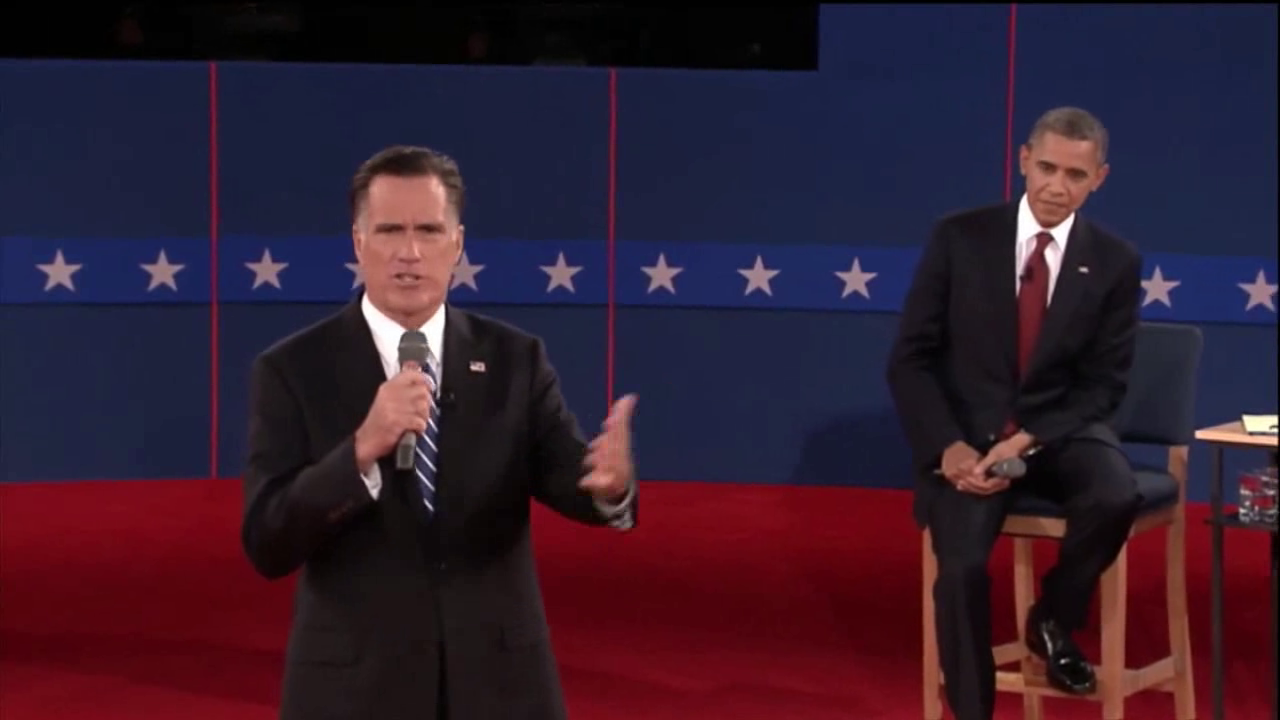
#> input picture frame 31 of p6_particle_filter/input/pres_debate.avi, 1280 x 720 px
$ python main_face_detection.py
#> lines starting #> are read from the running program, lines starting #| are printed output that depends on the picture; after the words box and inside, x2 and y2 are one past the last pixel; in counts of white or black regions, pixels touching at a corner belong together
### p6_particle_filter/ps6_functions.py
#!/usr/bin/env python3
# -*- coding: utf-8 -*-
"""
Created on Wed Oct 10 10:30:10 2018

@author: jinzhao
"""
import cv2
import numpy as np

# [8 lines left out: function img_show, not called in this run]

def get_frame(video_path, idx_frame):
#> called with video_path = 'input/pres_debate.avi', idx_frame = 0
    cap = cv2.VideoCapture(video_path)

    n_frame = int(cap.get(cv2.CAP_PROP_FRAME_COUNT))
    if idx_frame >= n_frame:
        raise ValueError('Invalid frame index!')

    count = 0
    while(True):
        ret, frame = cap.read()
#> frame is the input picture: shape (720, 1280, 3); mean B, G, R 46.7, 29.3, 51.1
        if count == idx_frame:
            return frame
        count += 1

def load_file(file_name):
#> called with file_name = 'input/pres_debate.txt'
    file = open(file_name, 'r')
#> (reads p6_particle_filter/input/pres_debate.txt from the repository)
    pos = np.float64(file.readline().strip().split())
    size = np.float64(file.readline().strip().split())
    file.close()
    pos = pos.astype('int64')
    size = size.astype('int64')
    x_min, y_min = pos
    size_x, size_y = size
    return x_min, y_min, size_x, size_y

# [34 lines left out: functions draw_bounding_box, visualize_frame_naive, visualize_frame, not called in this run]


# ------ ------ ------ ------ ------ ------ ------ ------ ------ ------ ------ ------ ------ ------ ------
class Particle:
    def __init__(self, state, weight):
        self.state = state
        self.weight = weight
    def normalize_weight(self, sum_weight):
        self.weight /= sum_weight

class ParticleTracker:
    # [152 lines left out: functions __init__, init_particles, update, particle_resample, particle_control, compute_importance_weight and 6 more, not called in this run]

class ParticleTracker_MSL:
    # [137 lines left out: functions __init__, init_particles, update, particle_resample, particle_control, compute_importance_weight and 5 more, not called in this run]


### p6_particle_filter/main_face_detection.py
#!/usr/bin/env python3
# -*- coding: utf-8 -*-
"""
Created on Tue Oct 16 10:28:35 2018

@author: jinzhao
"""

import numpy as np
import cv2
from ps6_functions import *

face_cascade = cv2.CascadeClassifier('/Users/jinzhao/opencv/data/haarcascades/haarcascade_frontalface_default.xml')
eye_cascade = cv2.CascadeClassifier('haarcascade_eye.xml')

video_path = 'input/pres_debate.avi'
frame_init_rgb = get_frame(video_path, 0) # Gray image
x_start, y_start, size_x, size_y = load_file('input/pres_debate.txt')
frame_init = cv2.cvtColor(frame_init_rgb, cv2.COLOR_BGR2GRAY)
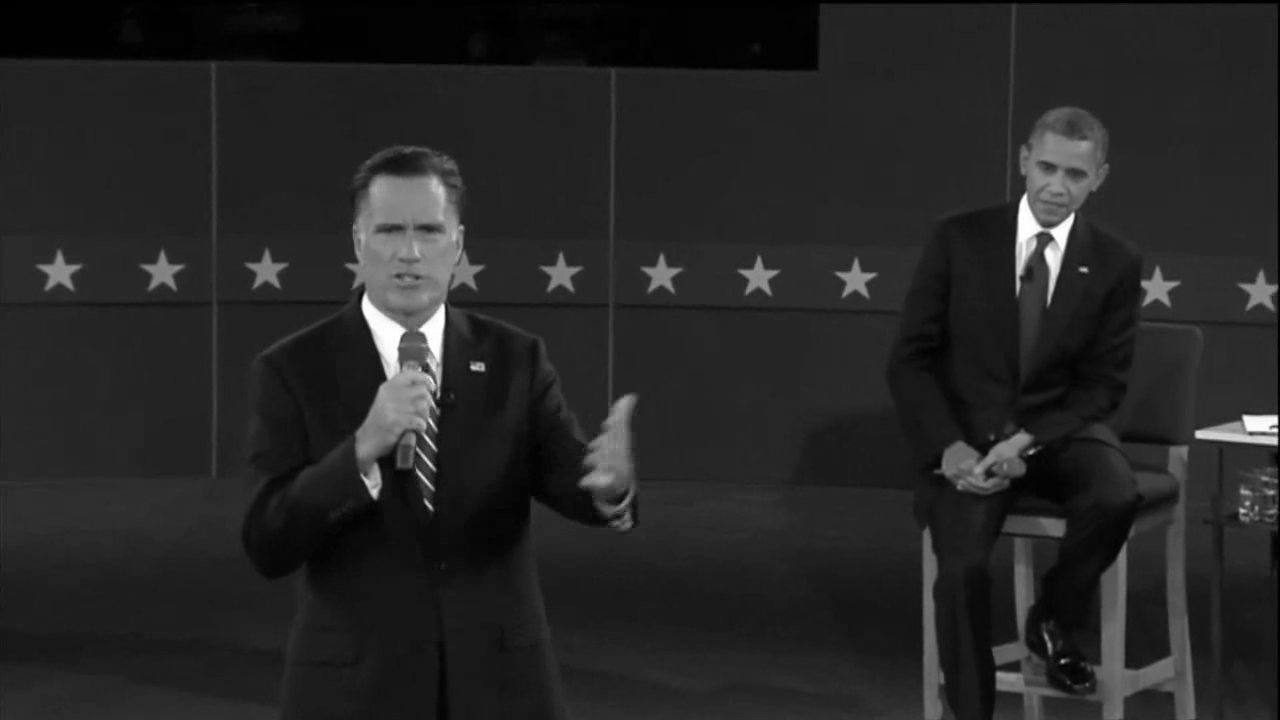
#> frame_init: shape (720, 1280); min 0, max 255, mean 37.7
#img_show([frame_init])

faces = face_cascade.detectMultiScale(frame_init)
#> faces = [[1018, 138, 85, 85], [346, 182, 126, 126]]
for (x, y, w, h) in faces:
    cv2.rectangle(frame_init_rgb, (x,y), (x+w,y+h), (255,0,0),2)
    roi_gray = frame_init[y:y+h, x:x+w]
    roi_color = frame_init_rgb[y:y+h, x:x+w]
    eyes = eye_cascade.detectMultiScale(roi_gray) #Find eyes in ROI(region of interest)
    for (ex,ey,ew,eh) in eyes:
        cv2.rectangle(roi_color, (ex,ey), (ex+ew,ey+eh), (0,255,0),2)
#> this loop made 2 passes
#> (x, y, w, h, eyes) on passes 1 to 2: (1018, 138, 85, 85, [[18, 18, 25, 25]]), (346, 182, 126, 126, [[64, 32, 33, 33], [38, 75, 41, 41]])
#> pass 1, `roi_gray = frame_init[y:y+h, x:x+w]`:
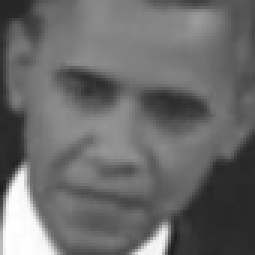
#> roi_gray: shape (85, 85) (shown 3 times larger); min 29, max 255, mean 106.4
#> pass 1, `roi_color = frame_init_rgb[y:y+h, x:x+w]`:
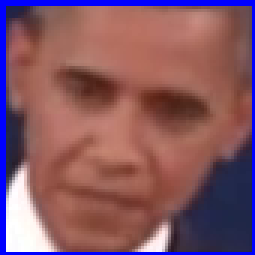
#> roi_color: shape (85, 85, 3) (shown 3 times larger); mean B, G, R 99.9, 87.5, 132.5
#> pass 2, `roi_gray = frame_init[y:y+h, x:x+w]`:
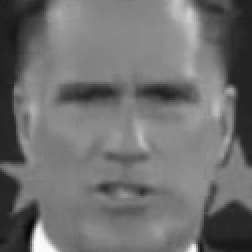
#> roi_gray: shape (126, 126) (shown 2 times larger); min 5, max 252, mean 111.2
#> pass 2, `roi_color = frame_init_rgb[y:y+h, x:x+w]`:
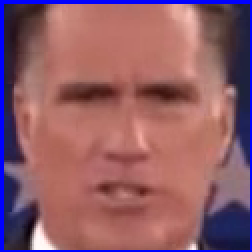
#> roi_color: shape (126, 126, 3) (shown 2 times larger); mean B, G, R 103.6, 92.7, 143.4
#> after the loop:
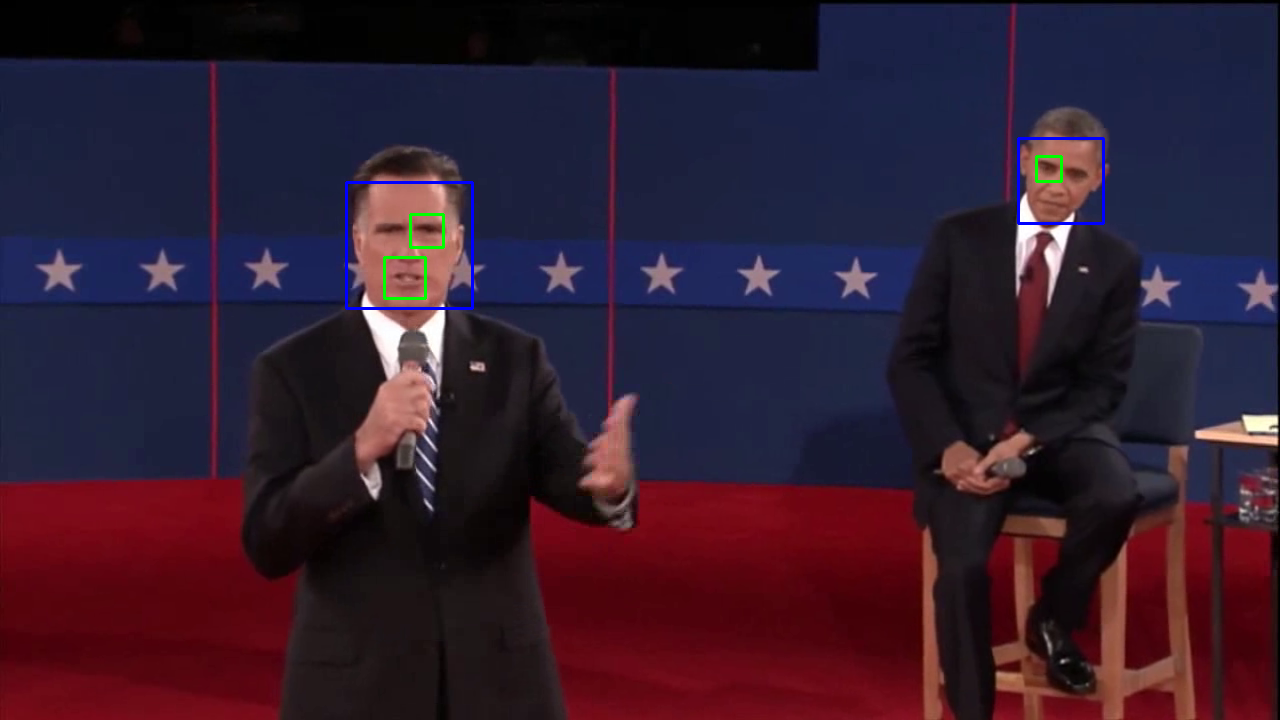
#> frame_init_rgb: shape (720, 1280, 3); 0.4% of pixels changed, all inside (x1, y1, x2, y2) = (345, 137, 1105, 310)
#> after the loop:
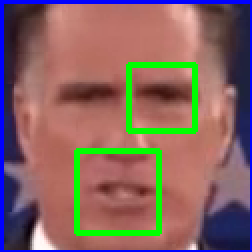
#> roi_color: shape (126, 126, 3) (shown 2 times larger); 5.54% of pixels changed, all inside (x1, y1, x2, y2) = (37, 31, 99, 118)

cv2.imshow('img', frame_init_rgb)
cv2.waitKey(0)
cv2.destroyAllWindows()
